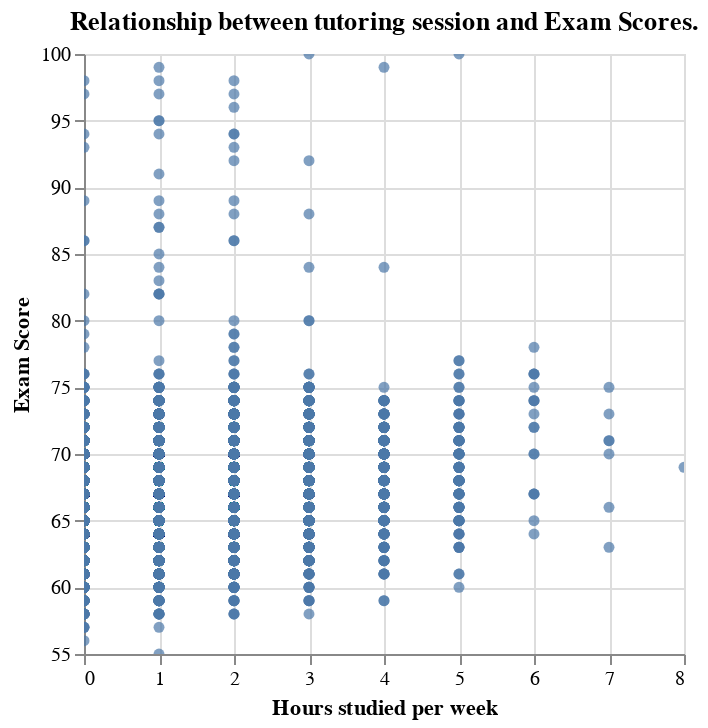

Notebook cell for this chart:
### Code cell
tutor_exam_plot = alt.Chart(study_exam).mark_circle().encode(
    x=alt.X("Tutoring_Sessions").title("Hours studied per week"),
    y=alt.Y("Exam_Score").title("Exam Score").scale(zero=False),
    tooltip=["Tutoring_Sessions", "Exam_Score"]
).properties(
    title="Relationship between tutoring session and Exam Scores.").interactive()
tutor_exam_plot

### Figure 1 — Vega specification as saved in the notebook (floating-point values rounded to 4 significant figures; data arrays with more than 128 entries replaced by an {"elided": "..."} marker saying what was removed)
{"$schema": "https://vega.github.io/schema/vega/v5.json", "data": [{"name": "param_1_store"}, {"name": "source_0", "values": {"elided": "6607 records"}}, {"name": "source_0_x_domain_Tutoring_Sessions", "values": [{"min": 0, "max": 8}]}, {"name": "source_0_y_domain_Exam_Score", "values": [{"min": 55, "max": 100}]}], "signals": [{"name": "unit", "value": {}, "on": [{"events": "pointermove", "update": "isTuple(group()) ? group() : unit"}]}, {"name": "param_1", "update": "vlSelectionResolve(\"param_1_store\", \"union\")"}, {"name": "param_1_Tutoring_Sessions", "on": [{"events": [{"source": "view", "type": "dblclick"}], "update": "null"}, {"events": {"signal": "param_1_translate_delta"}, "update": "panLinear(param_1_translate_anchor.extent_x, -param_1_translate_delta.x / width)"}, {"events": {"signal": "param_1_zoom_delta"}, "update": "zoomLinear(domain(\"x\"), param_1_zoom_anchor.x, param_1_zoom_delta)"}]}, {"name": "param_1_Exam_Score", "on": [{"events": [{"source": "view", "type": "dblclick"}], "update": "null"}, {"events": {"signal": "param_1_translate_delta"}, "update": "panLinear(param_1_translate_anchor.extent_y, param_1_translate_delta.y / height)"}, {"events": {"signal": "param_1_zoom_delta"}, "update": "zoomLinear(domain(\"y\"), param_1_zoom_anchor.y, param_1_zoom_delta)"}]}, {"name": "param_1_tuple", "on": [{"events": [{"signal": "param_1_Tutoring_Sessions || param_1_Exam_Score"}], "update": "param_1_Tutoring_Sessions && param_1_Exam_Score ? {unit: \"\", fields: param_1_tuple_fields, values: [param_1_Tutoring_Sessions,param_1_Exam_Score]} : null"}]}, {"name": "param_1_tuple_fields", "value": [{"field": "Tutoring_Sessions", "channel": "x", "type": "R"}, {"field": "Exam_Score", "channel": "y", "type": "R"}]}, {"name": "param_1_translate_anchor", "value": {}, "on": [{"events": [{"source": "scope", "type": "pointerdown"}], "update": "{x: x(unit), y: y(unit), extent_x: domain(\"x\"), extent_y: domain(\"y\")}"}]}, {"name": "param_1_translate_delta", "value": {}, "on": [{"events": [{"source": "window", "between": [{"source": "scope", "type": "pointerdown"}, {"source": "window", "type": "pointerup"}], "type": "pointermove", "consume": true}], "update": "{x: param_1_translate_anchor.x - x(unit), y: param_1_translate_anchor.y - y(unit)}"}]}, {"name": "param_1_zoom_anchor", "on": [{"events": [{"source": "scope", "type": "wheel", "consume": true}], "update": "{x: invert(\"x\", x(unit)), y: invert(\"y\", y(unit))}"}]}, {"name": "param_1_zoom_delta", "on": [{"events": [{"source": "scope", "type": "wheel", "consume": true}], "update": "pow(1.001, event.deltaY * pow(16, event.deltaMode))", "force": true}]}, {"name": "param_1_modify", "on": [{"events": {"signal": "param_1_tuple"}, "update": "modify(\"param_1_store\", param_1_tuple, true)"}]}], "marks": [{"type": "symbol", "name": "marks", "from": {"data": "source_0"}, "encode": {"update": {"x": {"field": "Tutoring_Sessions", "scale": "x"}, "opacity": {"value": 0.7}, "shape": {"value": "circle"}, "y": {"field": "Exam_Score", "scale": "y"}, "fill": {"value": "#4c78a8"}, "tooltip": {"signal": "{\"Tutoring_Sessions\": format(datum[\"Tutoring_Sessions\"], \"\"), \"Exam_Score\": format(datum[\"Exam_Score\"], \"\")}"}}}, "style": ["circle"], "interactive": true, "clip": true}], "scales": [{"name": "x", "type": "linear", "domain": [{"signal": "(data(\"source_0_x_domain_Tutoring_Sessions\")[0] || {}).min"}, {"signal": "(data(\"source_0_x_domain_Tutoring_Sessions\")[0] || {}).max"}], "range": [0, {"signal": "width"}], "domainRaw": {"signal": "param_1[\"Tutoring_Sessions\"]"}, "nice": true, "zero": true}, {"name": "y", "type": "linear", "domain": [{"signal": "(data(\"source_0_y_domain_Exam_Score\")[0] || {}).min"}, {"signal": "(data(\"source_0_y_domain_Exam_Score\")[0] || {}).max"}], "range": [{"signal": "height"}, 0], "zero": false, "nice": true, "domainRaw": {"signal": "param_1[\"Exam_Score\"]"}}], "axes": [{"scale": "x", "orient": "bottom", "minExtent": 0, "tickCount": {"signal": "ceil(width/40)"}, "ticks": false, "gridScale": "y", "zindex": 0, "grid": true, "labels": false, "maxExtent": 0, "aria": false, "domain": false}, {"scale": "y", "gridScale": "x", "tickCount": {"signal": "ceil(height/40)"}, "ticks": false, "labels": false, "aria": false, "orient": "left", "grid": true, "zindex": 0, "maxExtent": 0, "domain": false, "minExtent": 0}, {"scale": "x", "zindex": 0, "title": "Hours studied per week", "orient": "bottom", "grid": false, "tickCount": {"signal": "ceil(width/40)"}, "labelFlush": true, "labelOverlap": true}, {"scale": "y", "orient": "left", "grid": false, "labelOverlap": true, "tickCount": {"signal": "ceil(height/40)"}, "zindex": 0, "title": "Exam Score"}], "title": {"text": "Relationship between tutoring session and Exam Scores.", "frame": "group"}, "height": 300, "style": "cell", "width": 300, "background": "white", "padding": 5}
